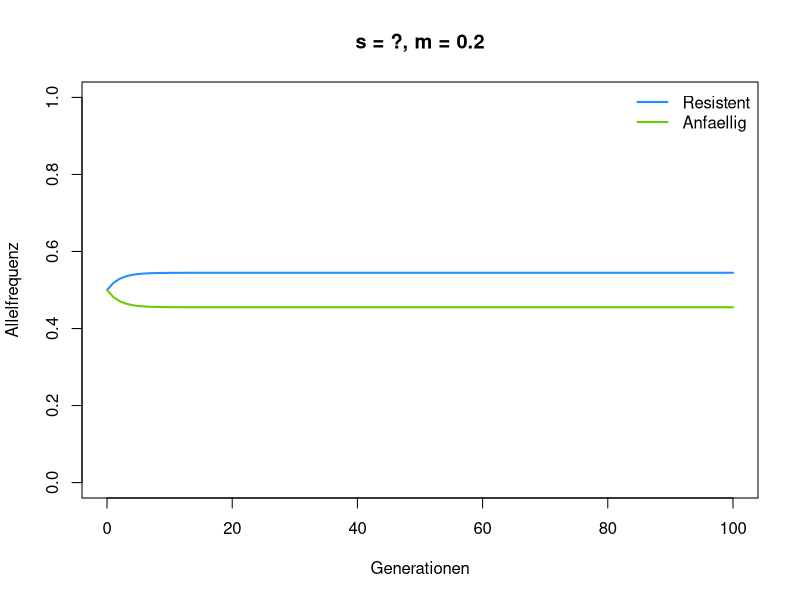
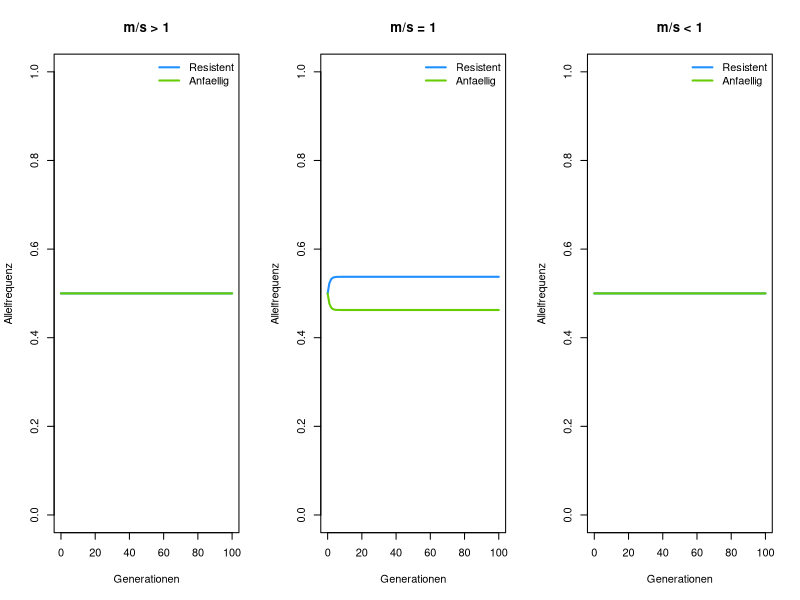
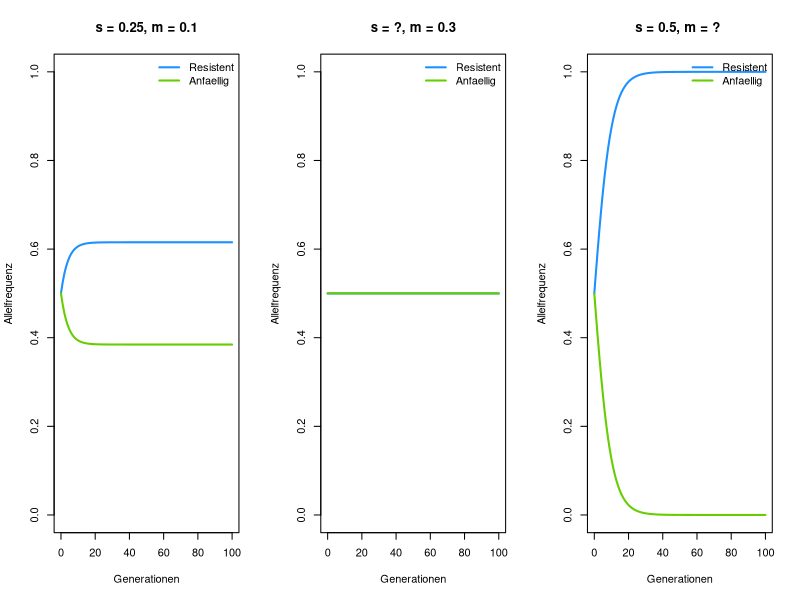

Source code (R) for these figures, in order:
# Woche 7 — Notebook (nur R, base R)
# Migration und Selektion
# In RStudio: Working Directory = weeks/week-07, dann Zeile fuer Zeile ausfuehren.
# Formeln stehen schoener im Notebook (HTML) oder in notebook.Rmd.

# ===========================================================================
# Ziel
# ===========================================================================
#
# - verstehen, wie Selektion und Migration lokale Anpassung beeinflussen
# - nachvollziehen, wie verschiedene Kraefte (Selektion und Migration) aehnliche Anpassungsmuster generieren koennen

# ===========================================================================
# 0) Lokale Anpassung in kurz
# ===========================================================================
#
# Migration vermischt Populationen, wodurch sie einander aehnlicher werden. Selektion fuehrt dazu, dass Populationen sich ihrer Umgebung anpassen, wodurch Populationen unterschiedlicher werden.

# ===========================================================================
# A) Beispiel Insektizidresistenz in Moskitos
# ===========================================================================
# Diese Woche untersuchen wir die Anpassung verschiedener Moskitopopulationen an Insektizide. Dieses Beispiel ist an eine Studie von Lenormand et al. (1999) angelehnt.
#
# Um die Stadt Montpellier wurde in den 90er Jahren Insektizid ausgetragen, woraufhin die lokale Moskitopopulation eine Resistenz dagegen entwickelt hat. Diese Resistenz ist jedoch in Abwesenheit des Insektizids unvorteilhaft und daher in laendlichen Moskitopopulationen nicht vorhanden. Wir untersuchen nun, wie sich die Resistenzfrequenz p des Resistenz-Alleles R in der Stadtpopulation unter verschiedenen Selektions- und Migrationsszenarien veraendert. Dafuer tracken wir das resistente Allel R und das urspruengliche (Insektizid-anfaellige) Allel r in der Stadtpopulation, jeweils mit Frequenzen p_R und p_r.

# --- Gleichungen ---
# Wir nehmen an, dass in der Stadtpopulation das Resistenzallel R vorteilhaft ist, so dass die Genotypen folgende Fitnesswerte haben:
#
# |  w_RR |  w_rR |  w_rr |
# | 1 + s | 1 + s/2 | 1 |
#
# Dabei ist s der Selektionskoeffizient und somit der Fitnessvorteil von Resistenz in der Stadt.
#
# Die mittlere Fitness w_quer ist demnach:
#   w_quer = p^2 w_RR + 2pq w_rR + q^2 w_rr
#
# und nach Selektion gilt:
#
#   p^s = (p^2 w_RR + pq w_rR ) / w_quer,     q^s = (q^2 w_rr + pq w_rR ) / w_quer
#
# Nach Migration nehmen wir an, dass ein Anteil m der Individuen aus der Population aus der Nachbarpopulation stammt, wobei eine Population komplett durchmischt ist, wenn m = 0.5:
#   p^m = (1-m)p^s + mq^s,    
#   q^m = (1-m)q^s + mp^s

# --- Funktionen ---

# Selektion; Berechnung der mittleren Fitness
selektionsschritt <- function(p, # Proportion des gefragten Alleles
                              w) # Fitness der verschiedenen Genotypen (Vektor mit drei Eintraegen)
  {
  
  q <- 1-p # Proportion des anderen Alleles
  
  w_quer <- p^2*w[1] + 2*p*q*w[2] + q^2*w[3]
  
  p_sel <- (p^2*w[1] + p*q*w[2] )/ w_quer
  
  return(p_sel)
}

# Simulation eines Generationschritts, Selektion gefolgt von Migration
eine_generation <- function(p, # Frequenz des Resistenz-Alleles
                            s, # Selektionskoeffizient
                            m) # Migration
  {
  
  q <- 1 - p # Proportion der anfaelligen Moskitos
  
  # Selektion
  p_sel <- selektionsschritt(p, c(1 + s, 1 + s/2, 1))
  q_sel <- selektionsschritt(q, c(1, 1 + s/2, 1 + s))
  
  # Migration
  p_mig <- (1 - m) * p_sel + m * q
  q_mig <- (1 - m) * q_sel + m * p
  
  return(c(p_mig, q_mig))

}

# --- A1) Eine Generation ---
# Simulieren Sie eine einzelne Generation. Wir starten mit einer gleichmaessigen Verteilung von resistenten und anfaelligen Moskitos; p_R = 0.5.

# --- F1 ---
#
# Was sind Ihre Erwartungen? Nimmt p_R ab oder zu?

eine_generation(p = 0.5,
                s = 0.2,
                m = 0.2)

# --- F2 ---
#
# Setzen Sie zuerst s und dann m auf 0; was sehen Sie?

# ===========================================================================
# A2) Mehrere Generationen
# ===========================================================================

# Simulation mehrerer Generationen
simulateLA <- function(p_0, # Anfangsfrequenz
                       s, # Selektionskoeffizient
                       m, # Migration
                       generationen = 100) # Anzahl Generationen; Annahme = 100
  {
  
  p <- q <- numeric(generationen + 1) # Vorbereiten von leeren Vektoren (von 0 bis zur maximalen Generationen Zahl)
  
  # Anfangsfrequenzen
  p[1] <- p_0
  q[1] <- 1- p_0 
  
  for (t in seq_len(generationen)) { # Wiederholen der Zeitschritte
    
    new_freq <- eine_generation(p[t], s, m)
    p[t + 1] <- new_freq[1]
    q[t + 1] <- new_freq[2]
  }
  
  data.frame(generation = 0:generationen, 
             p = p, 
             q = q)
}

# Schauen Sie sich nun die Allelfrequenz als Funktion von Zeit an

test_df <- simulateLA(p_0 = 0.5,
                     s = 0.2, # Bitte aendern
                     m = 0.2)

plot(x = test_df$generation,
     y = test_df$p,
     type = "l", lwd = 2, col = "dodgerblue",
     xlab = "Generationen",
     ylab = "Allelfrequenz",
     ylim = c(0,1),
     main = "s = ?, m = 0.2")
lines(x = test_df$generation,
     y = test_df$q, 
     type = "l", lwd = 2, col = "chartreuse3")
legend("topright", c("Resistent", "Anfaellig"),
       col = c("dodgerblue", "chartreuse3"),
       lwd = 2, bty = "n")

# --- F3 ---
#
# Aendern Sie s. Was passiert mit dem Resistenzallel?

# --- Vergleich verschiedener m/s Regime ---

# m/s groesser 1
ms_gr_1 <- simulateLA(p_0 = 0.5,
                     s = 0, # Bitte aendern
                     m = 0) # Bitte aendern

# m/s gleich 1
ms_gl_1 <- simulateLA(p_0 = 0.5,
                     s = 0.3,
                     m = 0.3)

# m/s kleiner 1
ms_kl_1 <- simulateLA(p_0 = 0.5,
                     s = 0, # Bitte aendern
                     m = 0) # Bitte aendern

par(mfrow = c(1, 3))
plot(x = ms_gr_1$generation,
     y = ms_gr_1$p,
     type = "l", lwd = 2, col = "dodgerblue",
     xlab = "Generationen",
     ylab = "Allelfrequenz",
     ylim = c(0,1),
     main = "m/s > 1")
lines(x = ms_gr_1$generation,
     y = ms_gr_1$q, 
     type = "l", lwd = 2, col = "chartreuse3")
legend("topright", c("Resistent", "Anfaellig"),
       col = c("dodgerblue", "chartreuse3"),
       lwd = 2, bty = "n")

plot(x = ms_gl_1$generation,
     y = ms_gl_1$p,
     type = "l", lwd = 2, col = "dodgerblue",
     xlab = "Generationen",
     ylab = "Allelfrequenz",
     ylim = c(0,1),
     main = "m/s = 1")
lines(x = ms_gl_1$generation,
     y = ms_gl_1$q, 
     type = "l", lwd = 2, col = "chartreuse3")
legend("topright", c("Resistent", "Anfaellig"),
       col = c("dodgerblue", "chartreuse3"),
       lwd = 2, bty = "n")

plot(x = ms_kl_1$generation,
     y = ms_kl_1$p,
     type = "l", lwd = 2, col = "dodgerblue",
     xlab = "Generationen",
     ylab = "Allelfrequenz",
     ylim = c(0,1),
     main = "m/s < 1")
lines(x = ms_kl_1$generation,
     y = ms_kl_1$q, 
     type = "l", lwd = 2, col = "chartreuse3")
legend("topright", c("Resistent", "Anfaellig"),
       col = c("dodgerblue", "chartreuse3"),
       lwd = 2, bty = "n")

# --- F4 ---
#
# Aendern Sie die m und s Werte der verschiedenen Simulationen, um die drei m/s Szenarien zu plotten.
# Beschreiben Sie, was Sie sehen.
#
# Vergleichen Sie Simulationen mit verschiedenen m und s Werten:

ref <- simulateLA(p_0 = 0.5,
                     s = 0.25,
                     m = 0.1)

test1 <- simulateLA(p_0 = 0.5,
                     s = 0.0, # Bitte aendern
                     m = 0.3)

test2 <- simulateLA(p_0 = 0.5,
                     s = 0.5,
                     m = 0.0) # Bitte aendern

par(mfrow = c(1, 3))
plot(x = ref$generation,
     y = ref$p,
     type = "l", lwd = 2, col = "dodgerblue",
     xlab = "Generationen",
     ylab = "Allelfrequenz",
     ylim = c(0,1),
     main = "s = 0.25, m = 0.1")
lines(x = ref$generation,
     y = ref$q, 
     type = "l", lwd = 2, col = "chartreuse3")
legend("topright", c("Resistent", "Anfaellig"),
       col = c("dodgerblue", "chartreuse3"),
       lwd = 2, bty = "n")

plot(x = test1$generation,
     y = test1$p,
     type = "l", lwd = 2, col = "dodgerblue",
     xlab = "Generationen",
     ylab = "Allelfrequenz",
     ylim = c(0,1),
     main = "s = ?, m = 0.3")
lines(x = test1$generation,
     y = test1$q, 
     type = "l", lwd = 2, col = "chartreuse3")
legend("topright", c("Resistent", "Anfaellig"),
       col = c("dodgerblue", "chartreuse3"),
       lwd = 2, bty = "n")

plot(x = test2$generation,
     y = test2$p,
     type = "l", lwd = 2, col = "dodgerblue",
     xlab = "Generationen",
     ylab = "Allelfrequenz",
     ylim = c(0,1),
     main = "s = 0.5, m = ? ")
lines(x = test2$generation,
     y = test2$q, 
     type = "l", lwd = 2, col = "chartreuse3")
legend("topright", c("Resistent", "Anfaellig"),
       col = c("dodgerblue", "chartreuse3"),
       lwd = 2, bty = "n")

# --- F5 ---
#
# Waehlen Sie in den Simulationen die fehlenden Werte fuer m oder s damit das Muster der Allelfrequenzen zum ersten Graphen (s = 0.25, m = 0.1) passt.
# Welche Werte waehlen Sie?

# ===========================================================================
# B) Zum Experimentieren: F_ST
# ===========================================================================
#
# Nur der Vollstaendigkeit halber: Wie verschieden sind die beiden Populationen am Ende? Das misst F_ST (siehe Folien):
#
#   F_ST = (H_T - H_S) / H_T,     H = 2p(1-p)
#
# H_S ist die mittlere Heterozygotie innerhalb der Populationen, H_T die Heterozygotie, wenn man beide Populationen zusammenwirft. F_ST = 0: kein Unterschied; F_ST = 1: verschiedene Allele fixiert.

# F_ST aus zwei Allelfrequenzen
fst_aus_p <- function(p1, # Frequenz von R in Population 1
                      p2) # Frequenz von R in Population 2
  {

  p_quer <- (p1 + p2) / 2                          # mittlere Frequenz
  H_S <- (2*p1*(1 - p1) + 2*p2*(1 - p2)) / 2       # innerhalb
  H_T <- 2*p_quer*(1 - p_quer)                     # zusammengeworfen

  return((H_T - H_S) / H_T)
}

# F_ST im Gleichgewicht von Migration und Selektion
fst_aus_ms <- function(m, # Migration
                       s, # Selektionskoeffizient
                       generationen = 1000) # lange laufen lassen
  {

  sim <- simulateLA(p_0 = 0.5, s = s, m = m, generationen = generationen)
  ende <- sim[nrow(sim), ] # letzte Generation

  return(fst_aus_p(ende$p, ende$q))
}

fst_aus_p(p1 = 0.9, p2 = 0.1) # Bitte aendern

fst_aus_ms(m = 0.1, s = 0.1)  # Bitte aendern

# --- Zum Ausprobieren ---
#
# - Wann ist fst_aus_p() gleich 0, wann gleich 1?
# - Verdoppeln Sie in fst_aus_ms() m und s. Was passiert mit F_ST? Und wenn Sie nur m verdoppeln?

# ===========================================================================
# Referenzen
# ===========================================================================
# Lenormand, T., Bourguet, D., Guillemaud, T. et al. *Tracking the evolution of insecticide resistance in the mosquito Culex pipiens*. Nature 400, 861–864 (1999). https://doi.org/10.1038/23685
